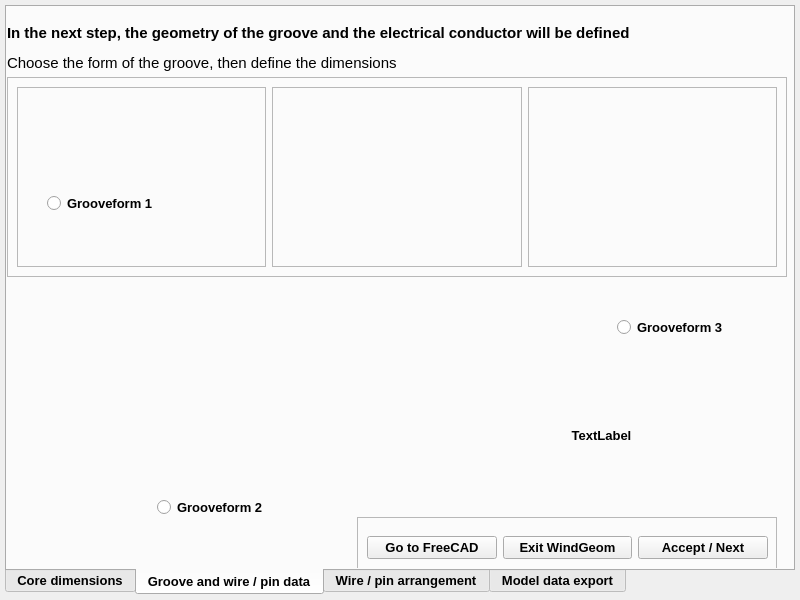
<?xml version="1.0" encoding="UTF-8"?>
<ui version="4.0">
 <class>Form1</class>
 <widget class="QDialog" name="Form1">
  <property name="windowModality">
   <enum>Qt::ApplicationModal</enum>
  </property>
  <property name="geometry">
   <rect>
    <x>0</x>
    <y>0</y>
    <width>800</width>
    <height>600</height>
   </rect>
  </property>
  <property name="minimumSize">
   <size>
    <width>800</width>
    <height>600</height>
   </size>
  </property>
  <property name="maximumSize">
   <size>
    <width>800</width>
    <height>600</height>
   </size>
  </property>
  <property name="windowTitle">
   <string>WINDING GEOM FreeCAD extension</string>
  </property>
  <property name="accessibleDescription">
   <string/>
  </property>
  <property name="modal">
   <bool>true</bool>
  </property>
  <widget class="QTabWidget" name="tabWidget">
   <property name="geometry">
    <rect>
     <x>5</x>
     <y>5</y>
     <width>790</width>
     <height>590</height>
    </rect>
   </property>
   <property name="minimumSize">
    <size>
     <width>790</width>
     <height>590</height>
    </size>
   </property>
   <property name="maximumSize">
    <size>
     <width>790</width>
     <height>590</height>
    </size>
   </property>
   <property name="font">
    <font>
     <pointsize>10</pointsize>
     <weight>75</weight>
     <italic>false</italic>
     <bold>true</bold>
     <kerning>true</kerning>
    </font>
   </property>
   <property name="tabPosition">
    <enum>QTabWidget::South</enum>
   </property>
   <property name="currentIndex">
    <number>1</number>
   </property>
   <widget class="QWidget" name="tab1">
    <attribute name="title">
     <string>Core dimensions</string>
    </attribute>
    <widget class="QLabel" name="label_3">
     <property name="geometry">
      <rect>
       <x>0</x>
       <y>60</y>
       <width>781</width>
       <height>51</height>
      </rect>
     </property>
     <property name="sizePolicy">
      <sizepolicy hsizetype="Fixed" vsizetype="Fixed">
       <horstretch>0</horstretch>
       <verstretch>0</verstretch>
      </sizepolicy>
     </property>
     <property name="font">
      <font>
       <pointsize>13</pointsize>
       <weight>75</weight>
       <italic>false</italic>
       <bold>true</bold>
       <kerning>true</kerning>
      </font>
     </property>
     <property name="text">
      <string>FreeCAD extension for creating winding geomety 3D model for a stator of a rotating electric machine  </string>
     </property>
     <property name="textFormat">
      <enum>Qt::RichText</enum>
     </property>
     <property name="alignment">
      <set>Qt::AlignCenter</set>
     </property>
     <property name="wordWrap">
      <bool>true</bool>
     </property>
    </widget>
    <widget class="QLabel" name="label_4">
     <property name="geometry">
      <rect>
       <x>0</x>
       <y>120</y>
       <width>781</width>
       <height>31</height>
      </rect>
     </property>
     <property name="sizePolicy">
      <sizepolicy hsizetype="Fixed" vsizetype="Fixed">
       <horstretch>0</horstretch>
       <verstretch>0</verstretch>
      </sizepolicy>
     </property>
     <property name="text">
      <string>This FreeCAD extension creates 3D model for the winding and its insulation.</string>
     </property>
     <property name="alignment">
      <set>Qt::AlignCenter</set>
     </property>
    </widget>
    <widget class="QLabel" name="label_5">
     <property name="geometry">
      <rect>
       <x>0</x>
       <y>10</y>
       <width>781</width>
       <height>41</height>
      </rect>
     </property>
     <property name="sizePolicy">
      <sizepolicy hsizetype="Fixed" vsizetype="Fixed">
       <horstretch>0</horstretch>
       <verstretch>0</verstretch>
      </sizepolicy>
     </property>
     <property name="font">
      <font>
       <pointsize>16</pointsize>
       <weight>75</weight>
       <italic>false</italic>
       <bold>true</bold>
       <kerning>true</kerning>
      </font>
     </property>
     <property name="text">
      <string>WINDING GEOM</string>
     </property>
     <property name="textFormat">
      <enum>Qt::RichText</enum>
     </property>
     <property name="alignment">
      <set>Qt::AlignCenter</set>
     </property>
     <property name="wordWrap">
      <bool>true</bool>
     </property>
    </widget>
    <widget class="QLabel" name="label_6">
     <property name="geometry">
      <rect>
       <x>0</x>
       <y>160</y>
       <width>781</width>
       <height>41</height>
      </rect>
     </property>
     <property name="sizePolicy">
      <sizepolicy hsizetype="Fixed" vsizetype="Fixed">
       <horstretch>0</horstretch>
       <verstretch>0</verstretch>
      </sizepolicy>
     </property>
     <property name="font">
      <font>
       <pointsize>11</pointsize>
       <weight>75</weight>
       <italic>false</italic>
       <bold>true</bold>
       <kerning>true</kerning>
      </font>
     </property>
     <property name="text">
      <string>As a first step, the core dimensions have to be defined. All dimension are in [mm]</string>
     </property>
     <property name="alignment">
      <set>Qt::AlignLeading|Qt::AlignLeft|Qt::AlignVCenter</set>
     </property>
    </widget>
    <widget class="QLabel" name="S1_L1">
     <property name="geometry">
      <rect>
       <x>20</x>
       <y>210</y>
       <width>320</width>
       <height>320</height>
      </rect>
     </property>
     <property name="minimumSize">
      <size>
       <width>320</width>
       <height>320</height>
      </size>
     </property>
     <property name="maximumSize">
      <size>
       <width>320</width>
       <height>320</height>
      </size>
     </property>
     <property name="text">
      <string/>
     </property>
     <property name="textFormat">
      <enum>Qt::RichText</enum>
     </property>
     <property name="pixmap">
      <pixmap>../winding-geom_stuff/1st-step-q.jpg</pixmap>
     </property>
     <property name="scaledContents">
      <bool>true</bool>
     </property>
     <property name="alignment">
      <set>Qt::AlignCenter</set>
     </property>
    </widget>
    <widget class="QWidget" name="gridLayoutWidget">
     <property name="geometry">
      <rect>
       <x>440</x>
       <y>230</y>
       <width>271</width>
       <height>191</height>
      </rect>
     </property>
     <layout class="QGridLayout" name="gridLayout">
      <item row="0" column="0">
       <widget class="QLabel" name="L_1_Di">
        <property name="text">
         <string>Inner diameter (Di)</string>
        </property>
       </widget>
      </item>
      <item row="1" column="0">
       <widget class="QLabel" name="L_1_T">
        <property name="text">
         <string>Core thickness (T)</string>
        </property>
       </widget>
      </item>
      <item row="2" column="0">
       <widget class="QLabel" name="L_1_Do">
        <property name="text">
         <string>Outer Diameter (Do), reference dimension</string>
        </property>
        <property name="textFormat">
         <enum>Qt::PlainText</enum>
        </property>
        <property name="wordWrap">
         <bool>true</bool>
        </property>
       </widget>
      </item>
      <item row="0" column="1">
       <widget class="QDoubleSpinBox" name="Sp_1_Di">
        <property name="decimals">
         <number>5</number>
        </property>
        <property name="maximum">
         <double>9999.989999999999782</double>
        </property>
        <property name="singleStep">
         <double>0.100000000000000</double>
        </property>
       </widget>
      </item>
      <item row="1" column="1">
       <widget class="QDoubleSpinBox" name="Sp_1_H">
        <property name="decimals">
         <number>5</number>
        </property>
        <property name="maximum">
         <double>9999.989999999999782</double>
        </property>
        <property name="singleStep">
         <double>0.100000000000000</double>
        </property>
       </widget>
      </item>
      <item row="2" column="1">
       <widget class="QDoubleSpinBox" name="Sp_1_Do">
        <property name="enabled">
         <bool>true</bool>
        </property>
        <property name="decimals">
         <number>5</number>
        </property>
        <property name="maximum">
         <double>9999.989999999999782</double>
        </property>
        <property name="singleStep">
         <double>0.100000000000000</double>
        </property>
       </widget>
      </item>
     </layout>
    </widget>
    <widget class="QFrame" name="frame">
     <property name="geometry">
      <rect>
       <x>350</x>
       <y>510</y>
       <width>420</width>
       <height>60</height>
      </rect>
     </property>
     <property name="frameShape">
      <enum>QFrame::StyledPanel</enum>
     </property>
     <property name="frameShadow">
      <enum>QFrame::Raised</enum>
     </property>
     <widget class="QWidget" name="horizontalLayoutWidget">
      <property name="geometry">
       <rect>
        <x>10</x>
        <y>10</y>
        <width>401</width>
        <height>41</height>
       </rect>
      </property>
      <layout class="QHBoxLayout" name="horizontalLayout">
       <item>
        <widget class="QPushButton" name="Cb_1_GtFc">
         <property name="text">
          <string>Go to FreeCAD</string>
         </property>
        </widget>
       </item>
       <item>
        <widget class="QPushButton" name="pushButton_2">
         <property name="text">
          <string>Exit WindGeom</string>
         </property>
        </widget>
       </item>
       <item>
        <widget class="QPushButton" name="pushButton_3">
         <property name="text">
          <string>Accept / Next</string>
         </property>
        </widget>
       </item>
      </layout>
     </widget>
    </widget>
   </widget>
   <widget class="QWidget" name="tab2">
    <attribute name="title">
     <string>Groove and wire / pin data</string>
    </attribute>
    <widget class="QLabel" name="label_2">
     <property name="geometry">
      <rect>
       <x>0</x>
       <y>410</y>
       <width>150</width>
       <height>150</height>
      </rect>
     </property>
     <property name="text">
      <string/>
     </property>
     <property name="pixmap">
      <pixmap>11-ac-motor-windingQR.jpg</pixmap>
     </property>
     <property name="scaledContents">
      <bool>true</bool>
     </property>
     <property name="alignment">
      <set>Qt::AlignCenter</set>
     </property>
    </widget>
    <widget class="QFrame" name="frame_2">
     <property name="geometry">
      <rect>
       <x>350</x>
       <y>510</y>
       <width>420</width>
       <height>60</height>
      </rect>
     </property>
     <property name="frameShape">
      <enum>QFrame::StyledPanel</enum>
     </property>
     <property name="frameShadow">
      <enum>QFrame::Raised</enum>
     </property>
     <widget class="QWidget" name="horizontalLayoutWidget_2">
      <property name="geometry">
       <rect>
        <x>10</x>
        <y>10</y>
        <width>401</width>
        <height>41</height>
       </rect>
      </property>
      <layout class="QHBoxLayout" name="horizontalLayout_2">
       <item>
        <widget class="QPushButton" name="pushButton_4">
         <property name="text">
          <string>Go to FreeCAD</string>
         </property>
        </widget>
       </item>
       <item>
        <widget class="QPushButton" name="pushButton_5">
         <property name="text">
          <string>Exit WindGeom</string>
         </property>
        </widget>
       </item>
       <item>
        <widget class="QPushButton" name="pushButton_6">
         <property name="text">
          <string>Accept / Next</string>
         </property>
        </widget>
       </item>
      </layout>
     </widget>
    </widget>
    <widget class="QLabel" name="label_7">
     <property name="geometry">
      <rect>
       <x>0</x>
       <y>10</y>
       <width>781</width>
       <height>31</height>
      </rect>
     </property>
     <property name="sizePolicy">
      <sizepolicy hsizetype="Fixed" vsizetype="Fixed">
       <horstretch>0</horstretch>
       <verstretch>0</verstretch>
      </sizepolicy>
     </property>
     <property name="font">
      <font>
       <pointsize>11</pointsize>
       <weight>75</weight>
       <italic>false</italic>
       <bold>true</bold>
       <kerning>true</kerning>
      </font>
     </property>
     <property name="text">
      <string>In the next step, the geometry of the groove and the electrical conductor will be defined</string>
     </property>
     <property name="alignment">
      <set>Qt::AlignLeading|Qt::AlignLeft|Qt::AlignVCenter</set>
     </property>
    </widget>
    <widget class="QLabel" name="label_8">
     <property name="geometry">
      <rect>
       <x>0</x>
       <y>40</y>
       <width>781</width>
       <height>31</height>
      </rect>
     </property>
     <property name="sizePolicy">
      <sizepolicy hsizetype="Fixed" vsizetype="Fixed">
       <horstretch>0</horstretch>
       <verstretch>0</verstretch>
      </sizepolicy>
     </property>
     <property name="font">
      <font>
       <pointsize>11</pointsize>
       <weight>50</weight>
       <italic>false</italic>
       <bold>false</bold>
       <kerning>true</kerning>
      </font>
     </property>
     <property name="text">
      <string>Choose the form of the groove, then define the dimensions</string>
     </property>
     <property name="alignment">
      <set>Qt::AlignLeading|Qt::AlignLeft|Qt::AlignVCenter</set>
     </property>
    </widget>
    <widget class="QFrame" name="frame_3">
     <property name="geometry">
      <rect>
       <x>0</x>
       <y>70</y>
       <width>780</width>
       <height>200</height>
      </rect>
     </property>
     <property name="minimumSize">
      <size>
       <width>780</width>
       <height>200</height>
      </size>
     </property>
     <property name="maximumSize">
      <size>
       <width>780</width>
       <height>200</height>
      </size>
     </property>
     <property name="frameShape">
      <enum>QFrame::StyledPanel</enum>
     </property>
     <property name="frameShadow">
      <enum>QFrame::Raised</enum>
     </property>
     <layout class="QGridLayout" name="gridLayout_2">
      <item row="0" column="1">
       <widget class="QFrame" name="frame_6">
        <property name="frameShape">
         <enum>QFrame::StyledPanel</enum>
        </property>
        <property name="frameShadow">
         <enum>QFrame::Raised</enum>
        </property>
        <widget class="QLabel" name="label">
         <property name="geometry">
          <rect>
           <x>50</x>
           <y>50</y>
           <width>80</width>
           <height>80</height>
          </rect>
         </property>
         <property name="minimumSize">
          <size>
           <width>80</width>
           <height>80</height>
          </size>
         </property>
         <property name="maximumSize">
          <size>
           <width>80</width>
           <height>80</height>
          </size>
         </property>
         <property name="text">
          <string/>
         </property>
         <property name="textFormat">
          <enum>Qt::RichText</enum>
         </property>
         <property name="pixmap">
          <pixmap>groove-2_prev.jpg</pixmap>
         </property>
         <property name="scaledContents">
          <bool>true</bool>
         </property>
        </widget>
       </widget>
      </item>
      <item row="0" column="2">
       <widget class="QFrame" name="frame_5">
        <property name="frameShape">
         <enum>QFrame::StyledPanel</enum>
        </property>
        <property name="frameShadow">
         <enum>QFrame::Raised</enum>
        </property>
       </widget>
      </item>
      <item row="0" column="0">
       <widget class="QFrame" name="frame_4">
        <property name="frameShape">
         <enum>QFrame::StyledPanel</enum>
        </property>
        <property name="frameShadow">
         <enum>QFrame::Raised</enum>
        </property>
        <widget class="QWidget" name="verticalLayoutWidget_2">
         <property name="geometry">
          <rect>
           <x>30</x>
           <y>10</y>
           <width>160</width>
           <height>121</height>
          </rect>
         </property>
         <layout class="QVBoxLayout" name="verticalLayout_4">
          <item>
           <layout class="QHBoxLayout" name="horizontalLayout_4">
            <item>
             <widget class="QLabel" name="L_groove1">
              <property name="sizePolicy">
               <sizepolicy hsizetype="Expanding" vsizetype="Expanding">
                <horstretch>0</horstretch>
                <verstretch>0</verstretch>
               </sizepolicy>
              </property>
              <property name="minimumSize">
               <size>
                <width>80</width>
                <height>80</height>
               </size>
              </property>
              <property name="maximumSize">
               <size>
                <width>80</width>
                <height>80</height>
               </size>
              </property>
              <property name="baseSize">
               <size>
                <width>0</width>
                <height>0</height>
               </size>
              </property>
              <property name="inputMethodHints">
               <set>Qt::ImhPreferUppercase</set>
              </property>
              <property name="text">
               <string/>
              </property>
              <property name="textFormat">
               <enum>Qt::RichText</enum>
              </property>
              <property name="pixmap">
               <pixmap>groove-1_prev.jpg</pixmap>
              </property>
              <property name="scaledContents">
               <bool>true</bool>
              </property>
              <property name="alignment">
               <set>Qt::AlignCenter</set>
              </property>
             </widget>
            </item>
           </layout>
          </item>
          <item>
           <widget class="QRadioButton" name="RB_Groove1">
            <property name="sizePolicy">
             <sizepolicy hsizetype="Expanding" vsizetype="Expanding">
              <horstretch>0</horstretch>
              <verstretch>0</verstretch>
             </sizepolicy>
            </property>
            <property name="minimumSize">
             <size>
              <width>110</width>
              <height>20</height>
             </size>
            </property>
            <property name="maximumSize">
             <size>
              <width>110</width>
              <height>20</height>
             </size>
            </property>
            <property name="baseSize">
             <size>
              <width>0</width>
              <height>0</height>
             </size>
            </property>
            <property name="inputMethodHints">
             <set>Qt::ImhPreferUppercase</set>
            </property>
            <property name="text">
             <string>Grooveform 1</string>
            </property>
            <property name="iconSize">
             <size>
              <width>25</width>
              <height>25</height>
             </size>
            </property>
           </widget>
          </item>
          <item>
           <layout class="QHBoxLayout" name="horizontalLayout_5"/>
          </item>
         </layout>
        </widget>
       </widget>
      </item>
     </layout>
    </widget>
    <widget class="QRadioButton" name="RB_Groove3">
     <property name="geometry">
      <rect>
       <x>610</x>
       <y>310</y>
       <width>110</width>
       <height>20</height>
      </rect>
     </property>
     <property name="minimumSize">
      <size>
       <width>110</width>
       <height>20</height>
      </size>
     </property>
     <property name="maximumSize">
      <size>
       <width>110</width>
       <height>20</height>
      </size>
     </property>
     <property name="text">
      <string>Grooveform 3</string>
     </property>
    </widget>
    <widget class="QWidget" name="verticalLayoutWidget">
     <property name="geometry">
      <rect>
       <x>300</x>
       <y>320</y>
       <width>151</width>
       <height>101</height>
      </rect>
     </property>
     <layout class="QVBoxLayout" name="verticalLayout_3">
      <item>
       <layout class="QHBoxLayout" name="horizontalLayout_3"/>
      </item>
     </layout>
    </widget>
    <widget class="QLabel" name="L_groove2">
     <property name="geometry">
      <rect>
       <x>470</x>
       <y>410</y>
       <width>249</width>
       <height>36</height>
      </rect>
     </property>
     <property name="text">
      <string>TextLabel</string>
     </property>
     <property name="alignment">
      <set>Qt::AlignCenter</set>
     </property>
    </widget>
    <widget class="QRadioButton" name="RB_Groove2">
     <property name="geometry">
      <rect>
       <x>150</x>
       <y>490</y>
       <width>110</width>
       <height>20</height>
      </rect>
     </property>
     <property name="minimumSize">
      <size>
       <width>110</width>
       <height>20</height>
      </size>
     </property>
     <property name="maximumSize">
      <size>
       <width>110</width>
       <height>20</height>
      </size>
     </property>
     <property name="text">
      <string>Grooveform 2</string>
     </property>
    </widget>
   </widget>
   <widget class="QWidget" name="tab">
    <attribute name="title">
     <string>Wire / pin arrangement</string>
    </attribute>
   </widget>
   <widget class="QWidget" name="tab_2">
    <attribute name="title">
     <string>Model data export</string>
    </attribute>
   </widget>
  </widget>
  <widget class="QWidget" name="">
   <property name="geometry">
    <rect>
     <x>0</x>
     <y>0</y>
     <width>2</width>
     <height>2</height>
    </rect>
   </property>
   <layout class="QVBoxLayout" name="verticalLayout"/>
  </widget>
  <widget class="QWidget" name="">
   <property name="geometry">
    <rect>
     <x>0</x>
     <y>0</y>
     <width>2</width>
     <height>2</height>
    </rect>
   </property>
   <layout class="QVBoxLayout" name="verticalLayout_2"/>
  </widget>
 </widget>
 <resources/>
 <connections/>
</ui>
